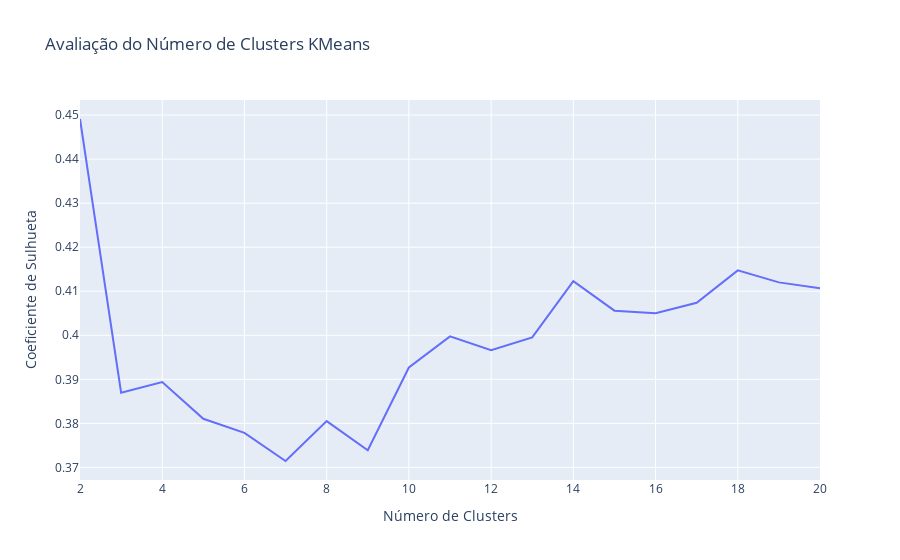

Notebook code cell kept with this figure:
### Markdown cell above
* K-means:

### Code cell
silhouette_kmeans = []

for i in range(2, 21):
    kmeans = KMeans(n_clusters=i, random_state=0).fit(df_pca)
    silhouette_kmeans.append(metrics.silhouette_score(df_pca, kmeans.labels_, metric='euclidean'))

graph = px.line(x = range(2, 21), y = silhouette_kmeans, labels={
                     "x": "Número de Clusters",
                     "y": "Coeficiente de Sulhueta"
                 },
                title="Avaliação do Número de Clusters KMeans")
graph.write_image('./graphs/m_clusters_kmeans.png')
graph.show()

### Figure 1 — Plotly figure (JSON) as saved in the notebook; plotly's stock layout.template omitted (floating-point values rounded to 4 significant figures)
{"data": [{"hovertemplate": "Número de Clusters=%{x}<br>Coeficiente de Sulhueta=%{y}<extra></extra>", "legendgroup": "", "line": {"color": "#636efa", "dash": "solid"}, "marker": {"symbol": "circle"}, "mode": "lines", "name": "", "orientation": "v", "showlegend": false, "type": "scatter", "x": [2, 3, 4, 5, 6, 7, 8, 9, 10, 11, 12, 13, 14, 15, 16, 17, 18, 19, 20], "xaxis": "x", "y": [0.4491, 0.387, 0.3894, 0.381, 0.3778, 0.3714, 0.3805, 0.3739, 0.3927, 0.3997, 0.3966, 0.3995, 0.4123, 0.4056, 0.405, 0.4074, 0.4147, 0.412, 0.4107], "yaxis": "y"}], "layout": {"legend": {"tracegroupgap": 0}, "title": {"text": "Avaliação do Número de Clusters KMeans"}, "xaxis": {"anchor": "y", "domain": [0, 1], "title": {"text": "Número de Clusters"}}, "yaxis": {"anchor": "x", "domain": [0, 1], "title": {"text": "Coeficiente de Sulhueta"}}}}
